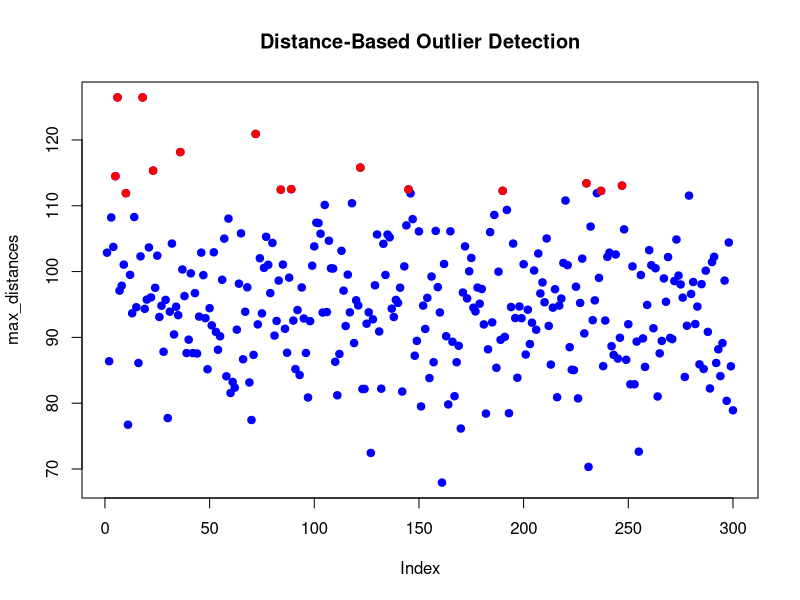
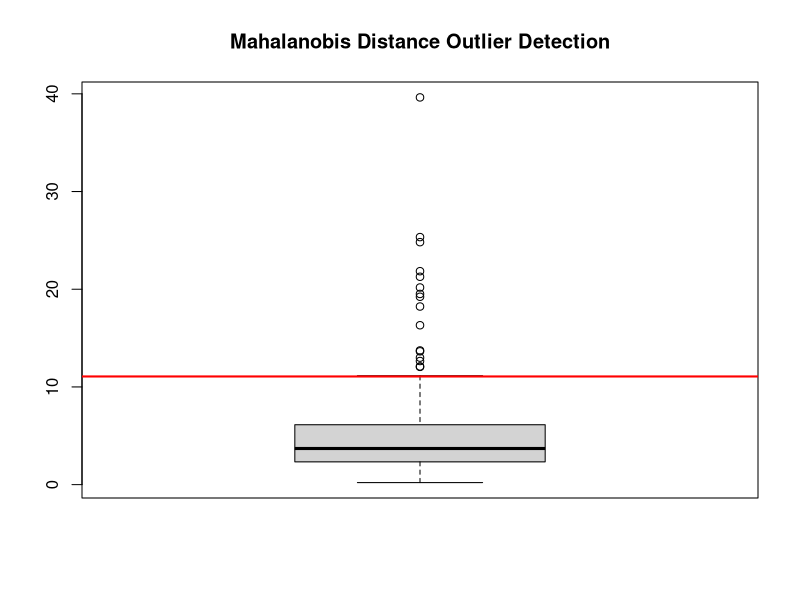
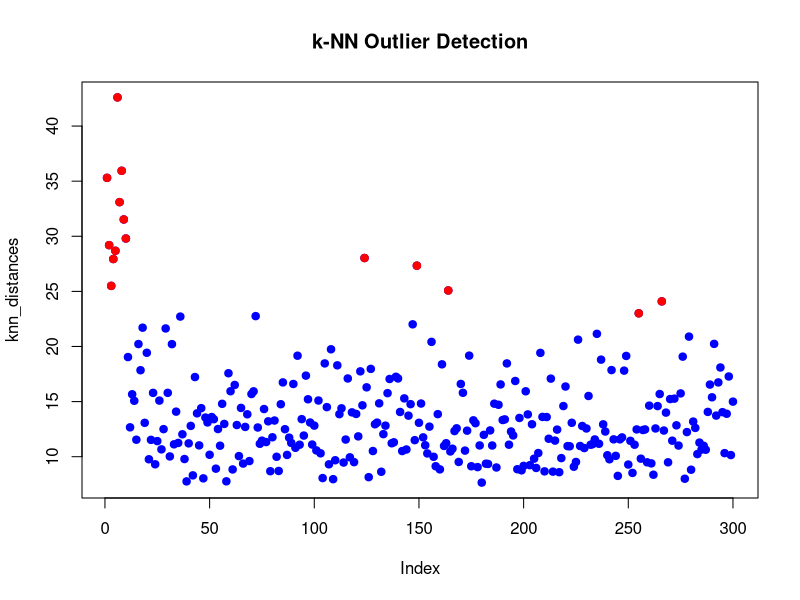
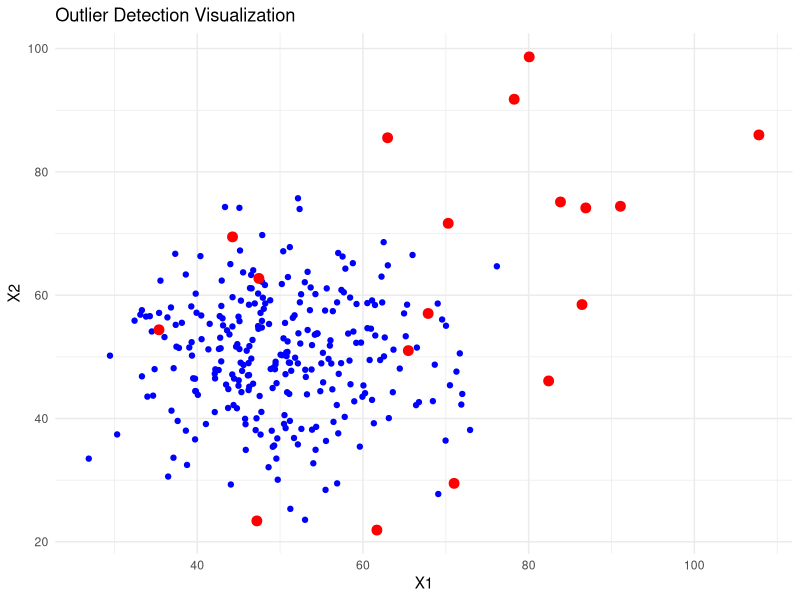

Source code (R) for these figures, in order:
## ---- chunk 1
knitr::opts_chunk$set(echo = TRUE)
## ---- chunk 2
library(ggplot2)
library(dbscan)

# 1. Simulate Data
set.seed(123)
data <- as.data.frame(matrix(rnorm(300 * 5, mean = 50, sd = 10), ncol = 5))
colnames(data) <- c("X1", "X2", "X3", "X4", "X5")

# Introduce 10 artificial outliers
data[1:10, ] <- data[1:10, ] + rnorm(10 * 5, mean = 30, sd = 5)

# 2. Proximity-Based Outlier Detection (Euclidean Distance)
distance_matrix <- dist(data, method = "euclidean")
distance_values <- as.matrix(distance_matrix)
max_distances <- apply(distance_values, 1, max)
outliers_distance <- which(max_distances > quantile(max_distances, 0.95))

# Visualization of Distance-Based Outliers
plot(max_distances, main = "Distance-Based Outlier Detection", 
     col = "blue", pch = 19)
points(outliers_distance, max_distances[outliers_distance], 
       col = "red", pch = 19)
## ---- chunk 3
# 3. Mahalanobis Distance Approach
mahalanobis_distances <- mahalanobis(data, colMeans(data), cov(data))
threshold <- qchisq(0.95, df = 5)
outliers_mahalanobis <- which(mahalanobis_distances > threshold)

# Visualization of Mahalanobis Outliers
boxplot(mahalanobis_distances, main = "Mahalanobis Distance Outlier Detection")
abline(h = threshold, col = "red", lwd = 2)
## ---- chunk 4
# 4. k-Nearest Neighbors (k-NN) Outlier Detection
k <- 5
knn_distances <- kNNdist(data, k = k)
k_threshold <- quantile(knn_distances, 0.95)
outliers_knn <- which(knn_distances > k_threshold)

# Visualization of k-NN Outliers
plot(knn_distances, main = "k-NN Outlier Detection", col = "blue", pch = 19)
points(outliers_knn, knn_distances[outliers_knn], col = "red", pch = 19)
## ---- chunk 5
# 5. Summary of Outliers Detected
cat("Outliers detected by Distance-Based Method:", 
    length(outliers_distance), "\n")
cat("Outliers detected by Mahalanobis Distance:", 
    length(outliers_mahalanobis), "\n")
cat("Outliers detected by k-NN Method:", 
    length(outliers_knn), "\n")
## ---- chunk 6
# 6. Scatter Plot Visualization of Outliers
ggplot(data, aes(X1, X2)) +
  geom_point(color = "blue") +
  geom_point(data = data[outliers_mahalanobis, ], aes(X1, X2), 
             color = "red", size = 3) +
  ggtitle("Outlier Detection Visualization") +
  theme_minimal()
## ---- chunk 7
# 7. Interpretation of Results
cat("Interpretation of Outlier Detection Methods:\n")
cat("1. Distance-Based Method: This method identified", 
    length(outliers_distance), "outliers by measuring extreme distances. 
    It works well but can be sensitive to data scaling.\n")
cat("2. Mahalanobis Distance: Detected", length(outliers_mahalanobis), 
    "outliers. This method considers correlation between variables, making it 
    more reliable for multivariate outlier detection.\n")
cat("3. k-NN Method: Found", length(outliers_knn), "outliers based on average 
    distance to nearest neighbors. It is effective but may require careful selection of k.\n")
